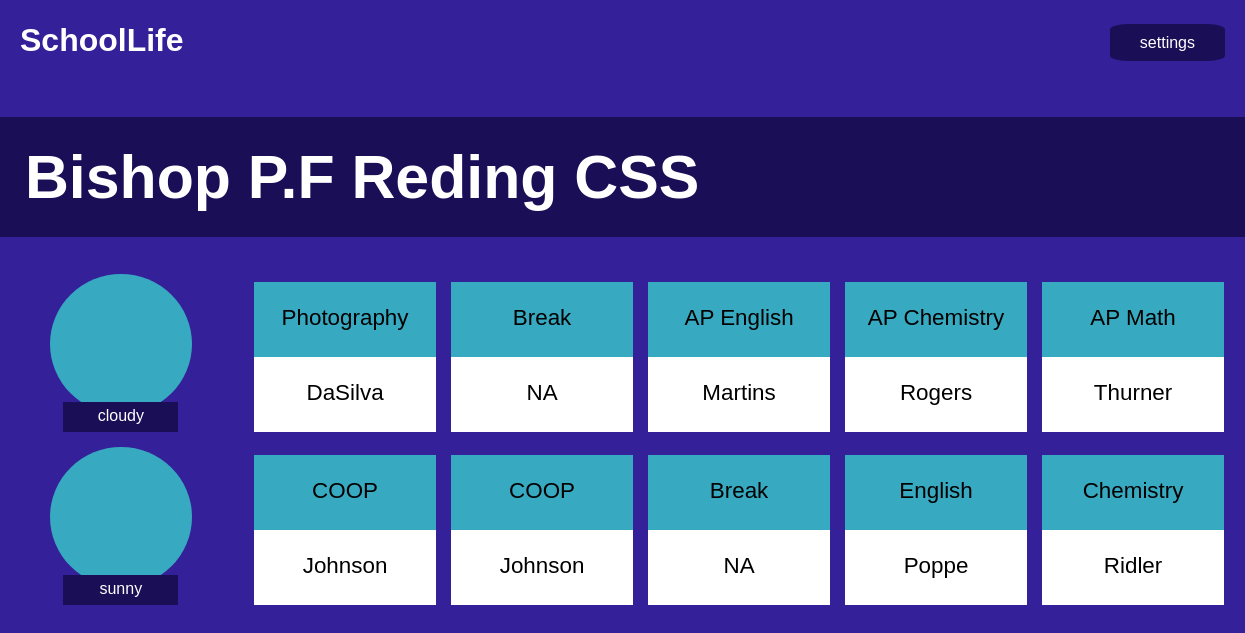
Screenshot of /home (signed in) with the database file from the repository.
### app.py (models this page shows)
class Users(db.Model): # defined users model
    id = db.Column(db.Integer, primary_key=True)
    username = db.Column(db.String)
    password = db.Column(db.String) # hash
    community = db.Column(db.String)
    schedule_given = db.Column(db.Boolean)
    color = db.Column(db.String)

class Schedule(db.Model): # defined schedules model
    id = db.Column(db.Integer, primary_key=True)
    username = db.Column(db.String)
    period = db.Column(db.Integer)
    subject = db.Column(db.String)
    teacher = db.Column(db.String)

### app.py (the view)
@app.route("/home")
def home():
    user = Users.query.filter_by(id=session.get("user_id")).first()
    if not user:
        return redirect("/login")
    if user.community == "null" or not user.community:
        return redirect("/join_community")
    elif not user.schedule_given:
        return redirect("/schedule")
    filtered_members = Users.query.filter_by(community=user.community, schedule_given=True).all()
    members = [user.username for user in filtered_members]
    comm = Community.query.filter_by(community=user.community).first()
    columns = comm.periods * 2 + 1
    rows = len(members)
    big_list = [[None for _ in range(columns)] for _ in range(rows)]
    for i in range(len(members)):
        big_list[i][0] = members[i]
        filtered_schedule = Schedule.query.filter_by(username=members[i]).all()
        subjects = [user.subject for user in filtered_schedule]
        teachers = [user.teacher for user in filtered_schedule]
        for a in range(len(subjects)):
            big_list[i][a + 1] = subjects[a]
            big_list[i][a + 1 + comm.periods] = teachers[a]
    print(big_list)
    return render_template("home.html", total=big_list, periods=comm.periods, community=user.community, color=user.color)

### app.py (called while the page is built)
@app.after_request
def after_request(response): # Ensure responses aren't cached
    response.headers["Cache-Control"] = "no-cache, no-store, must-revalidate"
    response.headers["Expires"] = 0
    response.headers["Pragma"] = "no-cache"
    return response

### templates/home.html (shortened to what this page needs)
<!DOCTYPE html>
<html lang="en">
  <head>
    <link href="/static/styles.css" rel="stylesheet"/>
  </head>
  <body class="home_page">
    <div class="align-horizontal">
        <h1 class="logo">SchoolLife</h1>
        <div class="setting-icon"><a href="/settings" class="settings">settings</a></div>
    </div>
    <h1 class="white-font community-name big">{{ community }}</h1>
    {% for item in total %}
      <div class="single_schedule">
        <div class="profile">
          <div class="profile-color"></div>
          <div class="username white-font">{{ item[0] }}</div>
        </div>
        <div class="squares">
          <div class="top-squares">
            {% for i in range(periods) %}
              <div class="rect top"><p class="subject">{{ item[i + 1] }}</p></div>
            {% endfor %}
          </div>
          <div class="bottom-squares">
            {% for i in range(periods) %}
              <div class="rect bottom"><p class="teacher">{{ item[i + 1 + periods] }}</p></div>
            {% endfor %}
          </div>
        </div>
      </div>
    {% endfor %}
  </body>
</html>

### static/styles.css (style rules this page uses)
* { box-sizing: border-box; }
.create_schedule_page, .home_page { background: #342098; width: 100%; margin: 0; padding: 0; font-family: sans-serif; }
.white-font { color: white; }
.big { font-size: 3.8rem; }
.align-horizontal { display: flex; flex-direction: row; justify-content: space-between; align-items: center; width: 100%; height: 10vh; padding: 20px; }
.setting-icon { margin-top: 5px; font-size: 1rem; color: white; text-align: center; }
.settings { background: #1A0E56; border-radius: 15%; padding: 10px 30px; text-decoration: none; color: white; }
.logo { font-size: 2rem; color: white; padding: 0; margin: 0; }
.single_schedule { width: 100%; display: flex; flex-direction: row; margin-bottom: 15px; }
.profile { margin-right: 5%; margin-left: 4%; display: flex; flex-direction: column; align-items: center; justify-content: end; }
.username { background: #1A0E56; width: 115px; height: 30px; margin-top: -15px; padding: 5px; text-align: center; font-size: 1rem; }
.squares { display: flex; flex-direction: column; justify-content: end; }
.rect { width: 182px; height: 75px; margin-right: 15px; text-align: center; font-size: 1.4rem; }
.bottom { background: white; }
.top-squares, .bottom-squares { width: 100%; display: flex; flex-direction: row; align-items: center; }
.community-name { padding-left: 2%; padding-top: 2%; padding-bottom: 2%; margin-top: 3%; margin-bottom: 3%; width: 100%; background: #1A0E56; }
a { text-decoration: none; }

### rows the page displays
Users: community "Bishop P.F Reding CSS", username "sunny"
Users: username "cloudy"
Schedule: subject "Photography", teacher "DaSilva"
Schedule: subject "Break", teacher "NA"
Schedule: subject "AP English", teacher "Martins"
Schedule: subject "AP Chemistry", teacher "Rogers"
Schedule: subject "AP Math", teacher "Thurner"
Schedule: subject "COOP", teacher "Johnson"
Schedule: subject "COOP", teacher "Johnson"
Schedule: subject "Break", teacher "NA"
Schedule: subject "English", teacher "Poppe"
Schedule: subject "Chemistry", teacher "Ridler"
